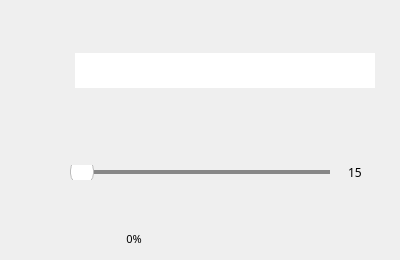
<?xml version="1.0" encoding="UTF-8"?>
<ui version="4.0">
 <class>Form</class>
 <widget class="QWidget" name="Form">
  <property name="geometry">
   <rect>
    <x>0</x>
    <y>0</y>
    <width>400</width>
    <height>260</height>
   </rect>
  </property>
  <property name="sizePolicy">
   <sizepolicy hsizetype="Minimum" vsizetype="Minimum">
    <horstretch>0</horstretch>
    <verstretch>0</verstretch>
   </sizepolicy>
  </property>
  <property name="minimumSize">
   <size>
    <width>400</width>
    <height>260</height>
   </size>
  </property>
  <property name="font">
   <font>
    <family>微软雅黑</family>
    <pointsize>8</pointsize>
   </font>
  </property>
  <property name="windowTitle">
   <string>Form</string>
  </property>
  <property name="styleSheet">
   <string notr="true"/>
  </property>
  <layout class="QVBoxLayout" name="verticalLayout" stretch="2,2,1">
   <property name="spacing">
    <number>10</number>
   </property>
   <property name="leftMargin">
    <number>25</number>
   </property>
   <property name="topMargin">
    <number>25</number>
   </property>
   <property name="rightMargin">
    <number>25</number>
   </property>
   <item>
    <layout class="QHBoxLayout" name="horizontalLayout_3">
     <property name="spacing">
      <number>10</number>
     </property>
     <item alignment="Qt::AlignHCenter|Qt::AlignVCenter">
      <widget class="QPushButton" name="deviceIcon">
       <property name="sizePolicy">
        <sizepolicy hsizetype="Preferred" vsizetype="Fixed">
         <horstretch>0</horstretch>
         <verstretch>0</verstretch>
        </sizepolicy>
       </property>
       <property name="toolTip">
        <string/>
       </property>
       <property name="styleSheet">
        <string notr="true">border:0px</string>
       </property>
       <property name="text">
        <string/>
       </property>
       <property name="icon">
        <iconset resource="resource.qrc">
         <normaloff>:/resource/imgs/mouse.png</normaloff>:/resource/imgs/mouse.png</iconset>
       </property>
      </widget>
     </item>
     <item alignment="Qt::AlignLeft|Qt::AlignVCenter">
      <widget class="QComboBox" name="deviceBox">
       <property name="sizePolicy">
        <sizepolicy hsizetype="Expanding" vsizetype="Fixed">
         <horstretch>0</horstretch>
         <verstretch>0</verstretch>
        </sizepolicy>
       </property>
       <property name="minimumSize">
        <size>
         <width>300</width>
         <height>35</height>
        </size>
       </property>
       <property name="font">
        <font>
         <family>微软雅黑</family>
         <pointsize>8</pointsize>
        </font>
       </property>
       <property name="cursor">
        <cursorShape>PointingHandCursor</cursorShape>
       </property>
       <property name="styleSheet">
        <string notr="true">QComboBox {
  background: #FFFFFF;
  border: none;
  padding: 2px 3px 3px 3px;
  selection-background-color: #D0D0D0;
  selection-color: #000000;
}
QComboBox:editable {
  background: #FFFFFF;
}
QComboBox:!editable,
QComboBox::drop-down:editable,
QComboBox:!editable:on,
QComboBox::drop-down:editable:on {
  background: #FFFFFF;
}
QComboBox::drop-down {
  subcontrol-origin: padding;
  subcontrol-position: top right;
  border-left: none;
}
QComboBox QAbstractItemView {
  background: #FFFFFF;
  border: none;
}</string>
       </property>
       <property name="sizeAdjustPolicy">
        <enum>QComboBox::AdjustToContentsOnFirstShow</enum>
       </property>
      </widget>
     </item>
    </layout>
   </item>
   <item>
    <layout class="QHBoxLayout" name="horizontalLayout">
     <property name="spacing">
      <number>5</number>
     </property>
     <item alignment="Qt::AlignHCenter">
      <widget class="QPushButton" name="clockIcon">
       <property name="sizePolicy">
        <sizepolicy hsizetype="Fixed" vsizetype="Fixed">
         <horstretch>0</horstretch>
         <verstretch>0</verstretch>
        </sizepolicy>
       </property>
       <property name="toolTip">
        <string/>
       </property>
       <property name="styleSheet">
        <string notr="true">border:0px</string>
       </property>
       <property name="text">
        <string/>
       </property>
       <property name="icon">
        <iconset resource="resource.qrc">
         <normaloff>:/resource/imgs/clock.png</normaloff>:/resource/imgs/clock.png</iconset>
       </property>
      </widget>
     </item>
     <item alignment="Qt::AlignHCenter">
      <widget class="QSlider" name="intervalSlider">
       <property name="sizePolicy">
        <sizepolicy hsizetype="Preferred" vsizetype="Fixed">
         <horstretch>0</horstretch>
         <verstretch>0</verstretch>
        </sizepolicy>
       </property>
       <property name="minimumSize">
        <size>
         <width>260</width>
         <height>0</height>
        </size>
       </property>
       <property name="styleSheet">
        <string notr="true">QSlider::groove:horizontal {
    border-radius: 1px;
    height: 4px;
}
QSlider::handle:horizontal {
	margin: -10px 0;
    background: #fff;
    border: 1px solid #bbb;
    height: 22px;
    width: 22px; 
	border-radius: 10px;
}
QSlider::add-page:horizontal {
    background: rgb(135,135,135);
}
QSlider::sub-page:horizontal {
    background: rgb(0,103,192);
}</string>
       </property>
       <property name="minimum">
        <number>1</number>
       </property>
       <property name="maximum">
        <number>120</number>
       </property>
       <property name="orientation">
        <enum>Qt::Horizontal</enum>
       </property>
      </widget>
     </item>
     <item alignment="Qt::AlignHCenter|Qt::AlignVCenter">
      <widget class="QLabel" name="intervalLabel">
       <property name="font">
        <font>
         <pointsize>9</pointsize>
        </font>
       </property>
       <property name="styleSheet">
        <string notr="true"/>
       </property>
       <property name="text">
        <string>15</string>
       </property>
      </widget>
     </item>
    </layout>
   </item>
   <item>
    <layout class="QHBoxLayout" name="horizontalLayout_2" stretch="0,0">
     <item>
      <widget class="QPushButton" name="battery">
       <property name="sizePolicy">
        <sizepolicy hsizetype="Fixed" vsizetype="Fixed">
         <horstretch>0</horstretch>
         <verstretch>0</verstretch>
        </sizepolicy>
       </property>
       <property name="font">
        <font>
         <family>微软雅黑</family>
         <pointsize>8</pointsize>
        </font>
       </property>
       <property name="styleSheet">
        <string notr="true">border: 0;</string>
       </property>
       <property name="text">
        <string>0%</string>
       </property>
       <property name="icon">
        <iconset resource="resource.qrc">
         <normaloff>:/resource/imgs/empty.svg</normaloff>:/resource/imgs/empty.svg</iconset>
       </property>
      </widget>
     </item>
     <item>
      <widget class="QPushButton" name="closeButton">
       <property name="maximumSize">
        <size>
         <width>20</width>
         <height>20</height>
        </size>
       </property>
       <property name="cursor">
        <cursorShape>PointingHandCursor</cursorShape>
       </property>
       <property name="toolTip">
        <string/>
       </property>
       <property name="styleSheet">
        <string notr="true">border:0px;</string>
       </property>
       <property name="text">
        <string/>
       </property>
       <property name="icon">
        <iconset resource="resource.qrc">
         <normaloff>:/resource/imgs/close.png</normaloff>:/resource/imgs/close.png</iconset>
       </property>
       <property name="iconSize">
        <size>
         <width>20</width>
         <height>20</height>
        </size>
       </property>
      </widget>
     </item>
    </layout>
   </item>
  </layout>
 </widget>
 <resources>
  <include location="resource.qrc"/>
 </resources>
 <connections/>
</ui>
